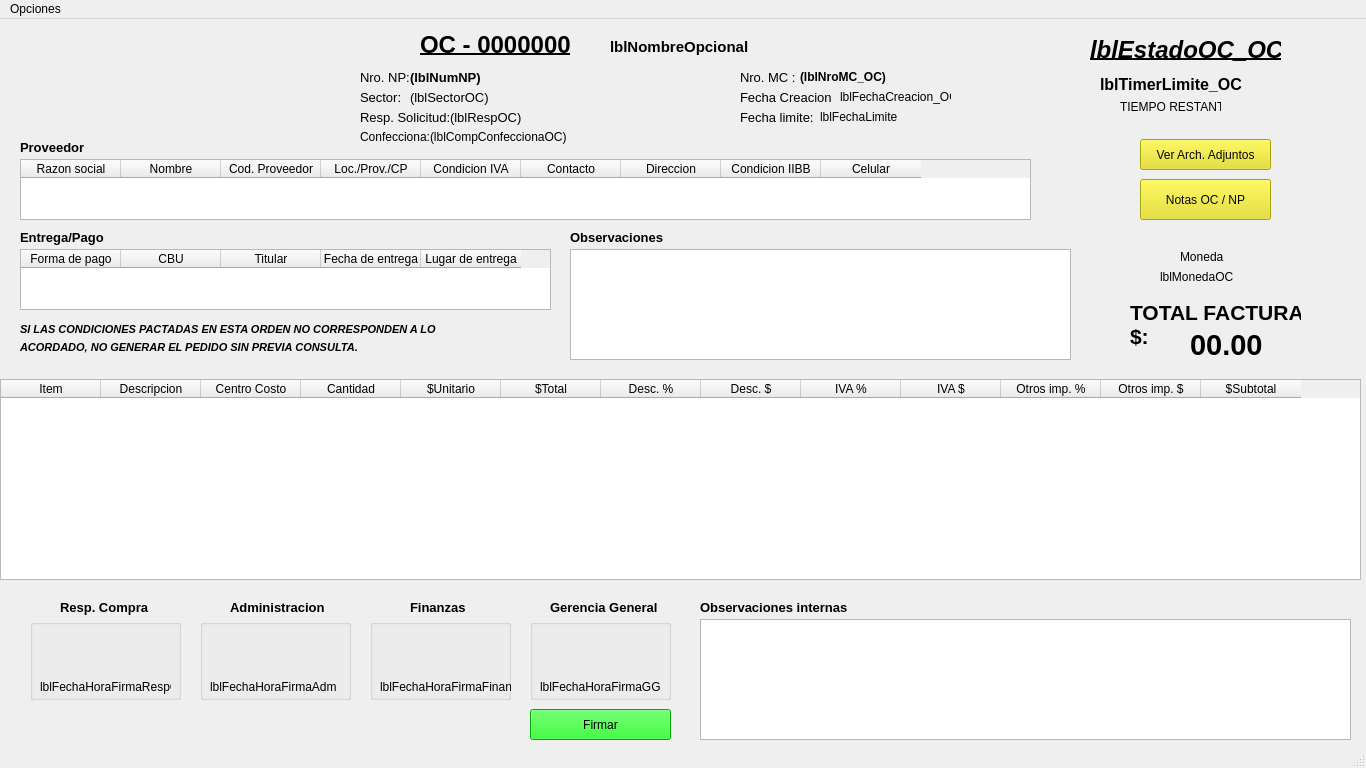
<?xml version="1.0" encoding="UTF-8"?>
<ui version="4.0">
 <class>pantallaEditarOC_GG</class>
 <widget class="QMainWindow" name="pantallaEditarOC_GG">
  <property name="geometry">
   <rect>
    <x>0</x>
    <y>0</y>
    <width>1366</width>
    <height>768</height>
   </rect>
  </property>
  <property name="sizePolicy">
   <sizepolicy hsizetype="Preferred" vsizetype="Preferred">
    <horstretch>0</horstretch>
    <verstretch>0</verstretch>
   </sizepolicy>
  </property>
  <property name="minimumSize">
   <size>
    <width>800</width>
    <height>600</height>
   </size>
  </property>
  <property name="maximumSize">
   <size>
    <width>1366</width>
    <height>768</height>
   </size>
  </property>
  <property name="windowTitle">
   <string>Orden de Compra</string>
  </property>
  <property name="styleSheet">
   <string notr="true"/>
  </property>
  <widget class="QWidget" name="centralwidget">
   <widget class="QTextEdit" name="txtObservacionesOC">
    <property name="geometry">
     <rect>
      <x>570</x>
      <y>230</y>
      <width>501</width>
      <height>111</height>
     </rect>
    </property>
    <property name="styleSheet">
     <string notr="true"/>
    </property>
   </widget>
   <widget class="QLabel" name="label_10">
    <property name="geometry">
     <rect>
      <x>360</x>
      <y>50</y>
      <width>61</width>
      <height>16</height>
     </rect>
    </property>
    <property name="font">
     <font>
      <pointsize>10</pointsize>
      <bold>false</bold>
     </font>
    </property>
    <property name="text">
     <string>Nro. NP:</string>
    </property>
   </widget>
   <widget class="QLabel" name="label_6">
    <property name="geometry">
     <rect>
      <x>360</x>
      <y>70</y>
      <width>71</width>
      <height>16</height>
     </rect>
    </property>
    <property name="font">
     <font>
      <pointsize>10</pointsize>
      <bold>false</bold>
     </font>
    </property>
    <property name="text">
     <string>Sector:</string>
    </property>
   </widget>
   <widget class="QTableWidget" name="tablaDetallesItems">
    <property name="geometry">
     <rect>
      <x>0</x>
      <y>360</y>
      <width>1361</width>
      <height>201</height>
     </rect>
    </property>
    <property name="styleSheet">
     <string notr="true"/>
    </property>
    <column>
     <property name="text">
      <string>Item</string>
     </property>
    </column>
    <column>
     <property name="text">
      <string>Descripcion</string>
     </property>
    </column>
    <column>
     <property name="text">
      <string>Centro Costo</string>
     </property>
    </column>
    <column>
     <property name="text">
      <string>Cantidad</string>
     </property>
    </column>
    <column>
     <property name="text">
      <string>$Unitario</string>
     </property>
    </column>
    <column>
     <property name="text">
      <string>$Total</string>
     </property>
    </column>
    <column>
     <property name="text">
      <string>Desc. %</string>
     </property>
    </column>
    <column>
     <property name="text">
      <string>Desc. $</string>
     </property>
    </column>
    <column>
     <property name="text">
      <string>IVA %</string>
     </property>
    </column>
    <column>
     <property name="text">
      <string>IVA $</string>
     </property>
    </column>
    <column>
     <property name="text">
      <string>Otros imp. %</string>
     </property>
    </column>
    <column>
     <property name="text">
      <string>Otros imp. $</string>
     </property>
    </column>
    <column>
     <property name="text">
      <string>$Subtotal</string>
     </property>
    </column>
   </widget>
   <widget class="QLabel" name="label_7">
    <property name="geometry">
     <rect>
      <x>740</x>
      <y>70</y>
      <width>91</width>
      <height>16</height>
     </rect>
    </property>
    <property name="font">
     <font>
      <pointsize>10</pointsize>
      <bold>false</bold>
     </font>
    </property>
    <property name="text">
     <string>Fecha Creacion:</string>
    </property>
   </widget>
   <widget class="QLabel" name="lblNroOC_OC">
    <property name="geometry">
     <rect>
      <x>420</x>
      <y>10</y>
      <width>151</width>
      <height>31</height>
     </rect>
    </property>
    <property name="font">
     <font>
      <pointsize>18</pointsize>
      <bold>true</bold>
      <underline>true</underline>
     </font>
    </property>
    <property name="text">
     <string>OC - 0000000</string>
    </property>
   </widget>
   <widget class="QLabel" name="logo_np">
    <property name="geometry">
     <rect>
      <x>0</x>
      <y>0</y>
      <width>300</width>
      <height>110</height>
     </rect>
    </property>
    <property name="maximumSize">
     <size>
      <width>300</width>
      <height>110</height>
     </size>
    </property>
    <property name="text">
     <string/>
    </property>
    <property name="pixmap">
     <pixmap>:/xy/logo_info.jpg</pixmap>
    </property>
    <property name="scaledContents">
     <bool>true</bool>
    </property>
   </widget>
   <widget class="QGroupBox" name="groupBox_2">
    <property name="geometry">
     <rect>
      <x>30</x>
      <y>600</y>
      <width>151</width>
      <height>81</height>
     </rect>
    </property>
    <property name="styleSheet">
     <string notr="true"/>
    </property>
    <property name="title">
     <string/>
    </property>
    <widget class="QLabel" name="lblFirmaConfecciono_OC">
     <property name="geometry">
      <rect>
       <x>0</x>
       <y>0</y>
       <width>150</width>
       <height>60</height>
      </rect>
     </property>
     <property name="maximumSize">
      <size>
       <width>150</width>
       <height>60</height>
      </size>
     </property>
     <property name="font">
      <font>
       <pointsize>9</pointsize>
       <bold>false</bold>
      </font>
     </property>
     <property name="text">
      <string/>
     </property>
     <property name="pixmap">
      <pixmap>:/xy/firma_digital_img.jpg</pixmap>
     </property>
     <property name="scaledContents">
      <bool>true</bool>
     </property>
    </widget>
    <widget class="QLabel" name="lblFechaHoraFirmaRespC">
     <property name="geometry">
      <rect>
       <x>10</x>
       <y>60</y>
       <width>131</width>
       <height>16</height>
      </rect>
     </property>
     <property name="text">
      <string>lblFechaHoraFirmaRespC</string>
     </property>
    </widget>
   </widget>
   <widget class="QLabel" name="label_20">
    <property name="geometry">
     <rect>
      <x>740</x>
      <y>50</y>
      <width>61</width>
      <height>16</height>
     </rect>
    </property>
    <property name="font">
     <font>
      <pointsize>10</pointsize>
      <bold>false</bold>
     </font>
    </property>
    <property name="text">
     <string>Nro. MC :</string>
    </property>
   </widget>
   <widget class="QLabel" name="label_21">
    <property name="geometry">
     <rect>
      <x>740</x>
      <y>90</y>
      <width>81</width>
      <height>16</height>
     </rect>
    </property>
    <property name="font">
     <font>
      <pointsize>10</pointsize>
      <bold>false</bold>
     </font>
    </property>
    <property name="text">
     <string>Fecha limite:</string>
    </property>
   </widget>
   <widget class="QLabel" name="lblNumNP">
    <property name="geometry">
     <rect>
      <x>410</x>
      <y>50</y>
      <width>121</width>
      <height>16</height>
     </rect>
    </property>
    <property name="font">
     <font>
      <pointsize>10</pointsize>
      <bold>true</bold>
     </font>
    </property>
    <property name="text">
     <string>(lblNumNP)</string>
    </property>
   </widget>
   <widget class="QLabel" name="lblSectorOC">
    <property name="geometry">
     <rect>
      <x>410</x>
      <y>70</y>
      <width>121</width>
      <height>16</height>
     </rect>
    </property>
    <property name="font">
     <font>
      <pointsize>10</pointsize>
      <bold>false</bold>
     </font>
    </property>
    <property name="text">
     <string>(lblSectorOC)</string>
    </property>
   </widget>
   <widget class="QLabel" name="label_22">
    <property name="geometry">
     <rect>
      <x>360</x>
      <y>90</y>
      <width>101</width>
      <height>16</height>
     </rect>
    </property>
    <property name="font">
     <font>
      <pointsize>10</pointsize>
      <bold>false</bold>
     </font>
    </property>
    <property name="text">
     <string>Resp. Solicitud:</string>
    </property>
   </widget>
   <widget class="QLabel" name="lblRespOC">
    <property name="geometry">
     <rect>
      <x>450</x>
      <y>90</y>
      <width>161</width>
      <height>16</height>
     </rect>
    </property>
    <property name="font">
     <font>
      <pointsize>10</pointsize>
      <bold>false</bold>
     </font>
    </property>
    <property name="text">
     <string>(lblRespOC)</string>
    </property>
   </widget>
   <widget class="QTableWidget" name="tablaProveedorOC">
    <property name="geometry">
     <rect>
      <x>20</x>
      <y>140</y>
      <width>1011</width>
      <height>61</height>
     </rect>
    </property>
    <property name="font">
     <font>
      <pointsize>9</pointsize>
     </font>
    </property>
    <column>
     <property name="text">
      <string>Razon social</string>
     </property>
    </column>
    <column>
     <property name="text">
      <string>Nombre</string>
     </property>
    </column>
    <column>
     <property name="text">
      <string>Cod. Proveedor</string>
     </property>
    </column>
    <column>
     <property name="text">
      <string>Loc./Prov./CP</string>
     </property>
    </column>
    <column>
     <property name="text">
      <string>Condicion IVA</string>
     </property>
    </column>
    <column>
     <property name="text">
      <string>Contacto</string>
     </property>
    </column>
    <column>
     <property name="text">
      <string>Direccion</string>
     </property>
    </column>
    <column>
     <property name="text">
      <string>Condicion IIBB</string>
     </property>
    </column>
    <column>
     <property name="text">
      <string>Celular</string>
     </property>
    </column>
   </widget>
   <widget class="QLabel" name="label_9">
    <property name="geometry">
     <rect>
      <x>20</x>
      <y>120</y>
      <width>81</width>
      <height>16</height>
     </rect>
    </property>
    <property name="font">
     <font>
      <pointsize>10</pointsize>
      <bold>true</bold>
     </font>
    </property>
    <property name="text">
     <string>Proveedor</string>
    </property>
   </widget>
   <widget class="QLabel" name="label_24">
    <property name="geometry">
     <rect>
      <x>20</x>
      <y>210</y>
      <width>101</width>
      <height>16</height>
     </rect>
    </property>
    <property name="font">
     <font>
      <pointsize>10</pointsize>
      <bold>true</bold>
     </font>
    </property>
    <property name="text">
     <string>Entrega/Pago</string>
    </property>
   </widget>
   <widget class="QTableWidget" name="tablaEntregaPago">
    <property name="geometry">
     <rect>
      <x>20</x>
      <y>230</y>
      <width>531</width>
      <height>61</height>
     </rect>
    </property>
    <property name="font">
     <font>
      <pointsize>9</pointsize>
     </font>
    </property>
    <column>
     <property name="text">
      <string>Forma de pago</string>
     </property>
    </column>
    <column>
     <property name="text">
      <string>CBU</string>
     </property>
    </column>
    <column>
     <property name="text">
      <string>Titular</string>
     </property>
    </column>
    <column>
     <property name="text">
      <string>Fecha de entrega</string>
     </property>
    </column>
    <column>
     <property name="text">
      <string>Lugar de entrega</string>
     </property>
    </column>
   </widget>
   <widget class="QLabel" name="label_26">
    <property name="geometry">
     <rect>
      <x>570</x>
      <y>210</y>
      <width>101</width>
      <height>16</height>
     </rect>
    </property>
    <property name="font">
     <font>
      <pointsize>10</pointsize>
      <bold>true</bold>
     </font>
    </property>
    <property name="text">
     <string>Observaciones</string>
    </property>
   </widget>
   <widget class="QGroupBox" name="groupBox_3">
    <property name="geometry">
     <rect>
      <x>200</x>
      <y>600</y>
      <width>151</width>
      <height>81</height>
     </rect>
    </property>
    <property name="styleSheet">
     <string notr="true"/>
    </property>
    <property name="title">
     <string/>
    </property>
    <widget class="QLabel" name="lblFirmaAdministracion_OC">
     <property name="geometry">
      <rect>
       <x>0</x>
       <y>0</y>
       <width>150</width>
       <height>60</height>
      </rect>
     </property>
     <property name="maximumSize">
      <size>
       <width>150</width>
       <height>60</height>
      </size>
     </property>
     <property name="font">
      <font>
       <pointsize>9</pointsize>
       <bold>false</bold>
      </font>
     </property>
     <property name="text">
      <string/>
     </property>
     <property name="pixmap">
      <pixmap>:/xy/firma_digital_img.jpg</pixmap>
     </property>
     <property name="scaledContents">
      <bool>true</bool>
     </property>
    </widget>
    <widget class="QLabel" name="lblFechaHoraFirmaAdm">
     <property name="geometry">
      <rect>
       <x>10</x>
       <y>60</y>
       <width>141</width>
       <height>16</height>
      </rect>
     </property>
     <property name="text">
      <string>lblFechaHoraFirmaAdm</string>
     </property>
    </widget>
   </widget>
   <widget class="QGroupBox" name="groupBox_4">
    <property name="geometry">
     <rect>
      <x>370</x>
      <y>600</y>
      <width>141</width>
      <height>81</height>
     </rect>
    </property>
    <property name="styleSheet">
     <string notr="true"/>
    </property>
    <property name="title">
     <string/>
    </property>
    <widget class="QLabel" name="lblFirmaFinanzas_OC">
     <property name="geometry">
      <rect>
       <x>0</x>
       <y>0</y>
       <width>141</width>
       <height>60</height>
      </rect>
     </property>
     <property name="maximumSize">
      <size>
       <width>150</width>
       <height>60</height>
      </size>
     </property>
     <property name="font">
      <font>
       <pointsize>9</pointsize>
       <bold>false</bold>
      </font>
     </property>
     <property name="text">
      <string/>
     </property>
     <property name="pixmap">
      <pixmap>:/xy/firma_digital_img.jpg</pixmap>
     </property>
     <property name="scaledContents">
      <bool>true</bool>
     </property>
    </widget>
    <widget class="QLabel" name="lblFechaHoraFirmaFinanzas">
     <property name="geometry">
      <rect>
       <x>10</x>
       <y>60</y>
       <width>141</width>
       <height>16</height>
      </rect>
     </property>
     <property name="text">
      <string>lblFechaHoraFirmaFinanzas</string>
     </property>
    </widget>
   </widget>
   <widget class="QGroupBox" name="groupBox_5">
    <property name="geometry">
     <rect>
      <x>530</x>
      <y>600</y>
      <width>141</width>
      <height>81</height>
     </rect>
    </property>
    <property name="styleSheet">
     <string notr="true"/>
    </property>
    <property name="title">
     <string/>
    </property>
    <widget class="QLabel" name="lblFirmaGerencia_OC">
     <property name="geometry">
      <rect>
       <x>0</x>
       <y>0</y>
       <width>141</width>
       <height>60</height>
      </rect>
     </property>
     <property name="maximumSize">
      <size>
       <width>150</width>
       <height>60</height>
      </size>
     </property>
     <property name="font">
      <font>
       <pointsize>9</pointsize>
       <bold>false</bold>
      </font>
     </property>
     <property name="text">
      <string/>
     </property>
     <property name="pixmap">
      <pixmap>:/xy/firma_digital_img.jpg</pixmap>
     </property>
     <property name="scaledContents">
      <bool>true</bool>
     </property>
    </widget>
    <widget class="QLabel" name="lblFechaHoraFirmaGG">
     <property name="geometry">
      <rect>
       <x>10</x>
       <y>60</y>
       <width>141</width>
       <height>16</height>
      </rect>
     </property>
     <property name="text">
      <string>lblFechaHoraFirmaGG</string>
     </property>
    </widget>
   </widget>
   <widget class="QPushButton" name="btnFirmarGerencia_OC">
    <property name="geometry">
     <rect>
      <x>530</x>
      <y>690</y>
      <width>141</width>
      <height>31</height>
     </rect>
    </property>
    <property name="cursor">
     <cursorShape>PointingHandCursor</cursorShape>
    </property>
    <property name="styleSheet">
     <string notr="true">background-color: rgb(10, 234, 10);
color: rgb(0, 0, 0);</string>
    </property>
    <property name="text">
     <string>Firmar</string>
    </property>
   </widget>
   <widget class="QLabel" name="label_30">
    <property name="geometry">
     <rect>
      <x>60</x>
      <y>580</y>
      <width>91</width>
      <height>16</height>
     </rect>
    </property>
    <property name="font">
     <font>
      <pointsize>10</pointsize>
      <bold>true</bold>
     </font>
    </property>
    <property name="text">
     <string>Resp. Compra</string>
    </property>
   </widget>
   <widget class="QLabel" name="label_33">
    <property name="geometry">
     <rect>
      <x>230</x>
      <y>580</y>
      <width>101</width>
      <height>16</height>
     </rect>
    </property>
    <property name="font">
     <font>
      <pointsize>10</pointsize>
      <bold>true</bold>
     </font>
    </property>
    <property name="text">
     <string>Administracion</string>
    </property>
   </widget>
   <widget class="QLabel" name="label_34">
    <property name="geometry">
     <rect>
      <x>410</x>
      <y>580</y>
      <width>61</width>
      <height>16</height>
     </rect>
    </property>
    <property name="font">
     <font>
      <pointsize>10</pointsize>
      <bold>true</bold>
     </font>
    </property>
    <property name="text">
     <string>Finanzas</string>
    </property>
   </widget>
   <widget class="QLabel" name="label_35">
    <property name="geometry">
     <rect>
      <x>550</x>
      <y>580</y>
      <width>111</width>
      <height>16</height>
     </rect>
    </property>
    <property name="font">
     <font>
      <pointsize>10</pointsize>
      <bold>true</bold>
     </font>
    </property>
    <property name="text">
     <string>Gerencia General</string>
    </property>
   </widget>
   <widget class="QLabel" name="label_31">
    <property name="geometry">
     <rect>
      <x>1130</x>
      <y>280</y>
      <width>171</width>
      <height>51</height>
     </rect>
    </property>
    <property name="font">
     <font>
      <pointsize>10</pointsize>
      <bold>true</bold>
     </font>
    </property>
    <property name="text">
     <string>&lt;html&gt;&lt;head/&gt;&lt;body&gt;&lt;p&gt;&lt;span style=&quot; font-size:16pt;&quot;&gt;TOTAL FACTURA&lt;br/&gt;$:&lt;/span&gt;&lt;/p&gt;&lt;/body&gt;&lt;/html&gt;</string>
    </property>
   </widget>
   <widget class="QLabel" name="lblTotalFactura">
    <property name="geometry">
     <rect>
      <x>1190</x>
      <y>310</y>
      <width>121</width>
      <height>31</height>
     </rect>
    </property>
    <property name="font">
     <font>
      <pointsize>22</pointsize>
      <bold>true</bold>
     </font>
    </property>
    <property name="text">
     <string>00.00</string>
    </property>
   </widget>
   <widget class="QPushButton" name="btnVerArchivosAdjuntos_OC">
    <property name="geometry">
     <rect>
      <x>1140</x>
      <y>120</y>
      <width>131</width>
      <height>31</height>
     </rect>
    </property>
    <property name="styleSheet">
     <string notr="true">background-color: rgb(229, 222, 18);
color: rgb(8, 8, 8);</string>
    </property>
    <property name="text">
     <string>Ver Arch. Adjuntos</string>
    </property>
   </widget>
   <widget class="QLabel" name="lblNombreOpcional">
    <property name="geometry">
     <rect>
      <x>610</x>
      <y>20</y>
      <width>361</width>
      <height>16</height>
     </rect>
    </property>
    <property name="font">
     <font>
      <pointsize>11</pointsize>
      <bold>true</bold>
     </font>
    </property>
    <property name="text">
     <string>lblNombreOpcional</string>
    </property>
   </widget>
   <widget class="QLabel" name="lblFechaCreacion_OC">
    <property name="geometry">
     <rect>
      <x>840</x>
      <y>70</y>
      <width>111</width>
      <height>16</height>
     </rect>
    </property>
    <property name="text">
     <string>lblFechaCreacion_OC</string>
    </property>
   </widget>
   <widget class="QLabel" name="lblNroMC_OC">
    <property name="geometry">
     <rect>
      <x>800</x>
      <y>50</y>
      <width>91</width>
      <height>16</height>
     </rect>
    </property>
    <property name="font">
     <font>
      <bold>true</bold>
     </font>
    </property>
    <property name="text">
     <string>(lblNroMC_OC)</string>
    </property>
   </widget>
   <widget class="QLabel" name="lblEstadoOC_OC">
    <property name="geometry">
     <rect>
      <x>1090</x>
      <y>10</y>
      <width>191</width>
      <height>41</height>
     </rect>
    </property>
    <property name="font">
     <font>
      <pointsize>18</pointsize>
      <italic>true</italic>
      <bold>true</bold>
      <underline>true</underline>
     </font>
    </property>
    <property name="text">
     <string>lblEstadoOC_OC</string>
    </property>
   </widget>
   <widget class="QLabel" name="lblTimerLimite_OC">
    <property name="geometry">
     <rect>
      <x>1100</x>
      <y>50</y>
      <width>161</width>
      <height>31</height>
     </rect>
    </property>
    <property name="font">
     <font>
      <pointsize>12</pointsize>
      <bold>true</bold>
     </font>
    </property>
    <property name="text">
     <string>lblTimerLimite_OC</string>
    </property>
   </widget>
   <widget class="QLabel" name="label_2">
    <property name="geometry">
     <rect>
      <x>1120</x>
      <y>80</y>
      <width>101</width>
      <height>16</height>
     </rect>
    </property>
    <property name="text">
     <string>TIEMPO RESTANTE</string>
    </property>
   </widget>
   <widget class="QPushButton" name="btnAbrirNotas_OC">
    <property name="geometry">
     <rect>
      <x>1140</x>
      <y>160</y>
      <width>131</width>
      <height>41</height>
     </rect>
    </property>
    <property name="styleSheet">
     <string notr="true">background-color: rgb(229, 222, 18);
color: rgb(8, 8, 8);</string>
    </property>
    <property name="text">
     <string>Notas OC / NP</string>
    </property>
   </widget>
   <widget class="QLabel" name="label_3">
    <property name="geometry">
     <rect>
      <x>20</x>
      <y>300</y>
      <width>421</width>
      <height>21</height>
     </rect>
    </property>
    <property name="font">
     <font>
      <pointsize>8</pointsize>
      <italic>true</italic>
      <bold>true</bold>
     </font>
    </property>
    <property name="text">
     <string>SI LAS CONDICIONES PACTADAS EN ESTA ORDEN NO CORRESPONDEN A LO</string>
    </property>
   </widget>
   <widget class="QLabel" name="label_4">
    <property name="geometry">
     <rect>
      <x>20</x>
      <y>320</y>
      <width>401</width>
      <height>16</height>
     </rect>
    </property>
    <property name="font">
     <font>
      <pointsize>8</pointsize>
      <italic>true</italic>
      <bold>true</bold>
     </font>
    </property>
    <property name="text">
     <string>ACORDADO, NO GENERAR EL PEDIDO SIN PREVIA CONSULTA.</string>
    </property>
   </widget>
   <widget class="QLabel" name="label_27">
    <property name="geometry">
     <rect>
      <x>700</x>
      <y>580</y>
      <width>151</width>
      <height>16</height>
     </rect>
    </property>
    <property name="font">
     <font>
      <pointsize>10</pointsize>
      <bold>true</bold>
     </font>
    </property>
    <property name="text">
     <string>Observaciones internas</string>
    </property>
   </widget>
   <widget class="QTextEdit" name="txtObservacionesInternasOC">
    <property name="geometry">
     <rect>
      <x>700</x>
      <y>600</y>
      <width>651</width>
      <height>121</height>
     </rect>
    </property>
    <property name="styleSheet">
     <string notr="true"/>
    </property>
   </widget>
   <widget class="QLabel" name="label_5">
    <property name="geometry">
     <rect>
      <x>360</x>
      <y>110</y>
      <width>71</width>
      <height>16</height>
     </rect>
    </property>
    <property name="text">
     <string>Confecciona:</string>
    </property>
   </widget>
   <widget class="QLabel" name="lblCompConfeccionaOC">
    <property name="geometry">
     <rect>
      <x>430</x>
      <y>110</y>
      <width>141</width>
      <height>16</height>
     </rect>
    </property>
    <property name="text">
     <string>(lblCompConfeccionaOC)</string>
    </property>
   </widget>
   <widget class="QLabel" name="label_8">
    <property name="geometry">
     <rect>
      <x>1180</x>
      <y>230</y>
      <width>49</width>
      <height>16</height>
     </rect>
    </property>
    <property name="text">
     <string>Moneda</string>
    </property>
   </widget>
   <widget class="QLabel" name="lblMonedaOC">
    <property name="geometry">
     <rect>
      <x>1160</x>
      <y>250</y>
      <width>111</width>
      <height>16</height>
     </rect>
    </property>
    <property name="text">
     <string>lblMonedaOC</string>
    </property>
   </widget>
   <widget class="QLabel" name="lblFechaLimite">
    <property name="geometry">
     <rect>
      <x>820</x>
      <y>90</y>
      <width>131</width>
      <height>16</height>
     </rect>
    </property>
    <property name="text">
     <string>lblFechaLimite</string>
    </property>
   </widget>
  </widget>
  <widget class="QMenuBar" name="menubar">
   <property name="geometry">
    <rect>
     <x>0</x>
     <y>0</y>
     <width>1366</width>
     <height>33</height>
    </rect>
   </property>
   <widget class="QMenu" name="menuOpciones">
    <property name="title">
     <string>Opciones</string>
    </property>
    <widget class="QMenu" name="menuDescargar_en_PDF">
     <property name="title">
      <string>Descargar en PDF</string>
     </property>
     <addaction name="actionPDF_Completo"/>
     <addaction name="actionPDF_Proveedor"/>
    </widget>
    <addaction name="menuDescargar_en_PDF"/>
   </widget>
   <addaction name="menuOpciones"/>
  </widget>
  <widget class="QStatusBar" name="statusbar"/>
  <action name="actionGuardar_OC">
   <property name="text">
    <string>Guardar OC</string>
   </property>
  </action>
  <action name="actionCancelar_OC">
   <property name="text">
    <string>Cancelar</string>
   </property>
  </action>
  <action name="actionPDF_Completo">
   <property name="text">
    <string>PDF Completo</string>
   </property>
  </action>
  <action name="actionPDF_Proveedor">
   <property name="text">
    <string>PDF Proveedor</string>
   </property>
  </action>
 </widget>
 <resources>
  <include location="../Desktop/DemoSuCredito4/img/imagenes.qrc"/>
  <include location="../Demo SuCredito_Ezequiel/DemoSuCredito/DemoSuCredito/img/imagenes.qrc"/>
 </resources>
 <connections/>
</ui>
